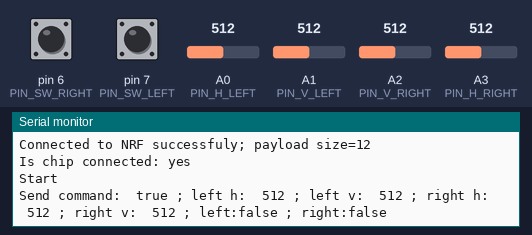
A sketch run on a simulated Arduino Uno, built with avr-gcc and run on an emulated ATmega328P. Parts: the last lines printed to the serial monitor. The test bench sets the inputs (shaded band); at power-on: A0 (PIN_H_LEFT) = 512, A1 (PIN_V_LEFT) = 512, A2 (PIN_V_RIGHT) = 512, A3 (PIN_H_RIGHT) = 512, pin 6 (PIN_SW_RIGHT) HIGH, pin 7 (PIN_SW_LEFT) HIGH. No radio packets arrive unless stated.

Above: at 1.3 s.
1.4 s: A0 (PIN_H_LEFT) set to 30
At 2.1 s:
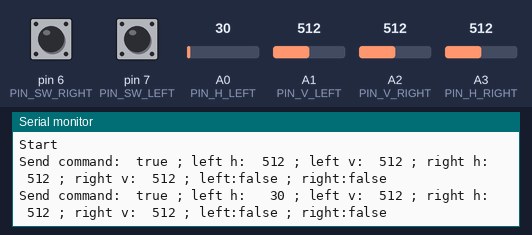
2.9 s: A1 (PIN_V_LEFT) set to 30
At 3.2 s:
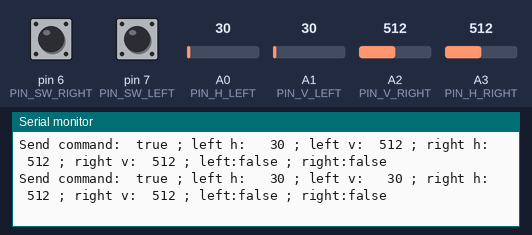
4.4 s: A2 (PIN_V_RIGHT) set to 30
At 5.6 s:
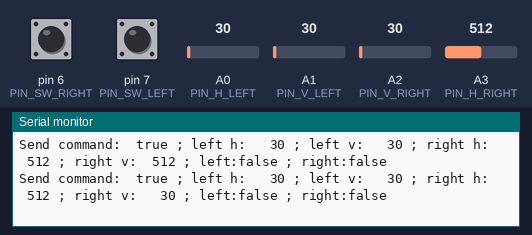
5.9 s: A3 (PIN_H_RIGHT) set to 30
At 6.7 s:
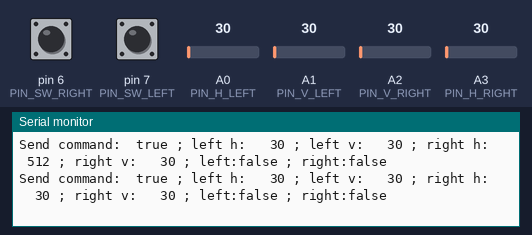
7.4 s: pin 6 (PIN_SW_RIGHT) pulled LOW for 0.15 s
At 7.53 s:
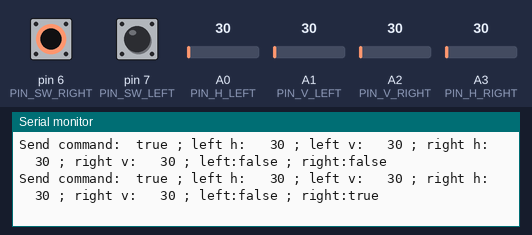
9.0 s: pin 7 (PIN_SW_LEFT) pulled LOW for 0.15 s
At 9.13 s:
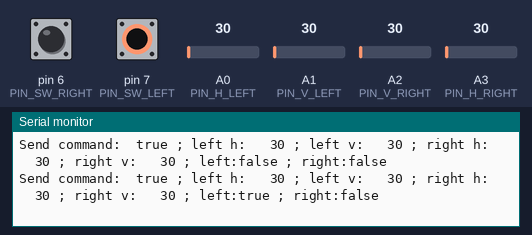

Measured:
- after the input at 1.4 s, the serial monitor: prints a new line at once (image 1)
- after the input at 2.9 s, the serial monitor: prints a new line at once (image 2)
- after the input at 4.4 s, the serial monitor: prints a new line at once (image 3)
- after the input at 5.9 s, the serial monitor: prints a new line at once (image 4)
- after the input at 7.4 s, the serial monitor: prints a new line at once (image 5)
- after the input at 9.0 s, the serial monitor: prints a new line at once (image 6)

The sketch:

Remote.ino
```cpp
#define DEBUG

#include "pins.h"
#include "utility.h"
#include "radio.h"

Radio::Command cmd;
Radio radio(Radio::RadioType::Server);

int cmd_left_h{ 0 };
int cmd_left_v{ 0 };
int cmd_right_h{ 0 };
int cmd_right_v{ 0 };
bool cmd_sw_left{ 0 };
bool cmd_sw_right{ 0 };

void setup() {
  Serial.begin(9600);
  // while (!Serial) {}

  delay(100);

  radio.setup();

  pinMode(PIN_V_LEFT, INPUT);
  pinMode(PIN_H_LEFT, INPUT);
  pinMode(PIN_V_RIGHT, INPUT);
  pinMode(PIN_H_RIGHT, INPUT);
  pinMode(PIN_SW_RIGHT, INPUT_PULLUP);
  pinMode(PIN_SW_LEFT, INPUT_PULLUP);
  Serial.println("Start");
}

void loop() {
  cmd_left_h = analogRead(PIN_H_LEFT);
  cmd_left_v = analogRead(PIN_V_LEFT);
  cmd_right_h = analogRead(PIN_H_RIGHT);
  cmd_right_v = analogRead(PIN_V_RIGHT);
  cmd_sw_left = !digitalRead(PIN_SW_LEFT);
  cmd_sw_right = !digitalRead(PIN_SW_RIGHT);

  if (cmd_left_h != cmd.left_h || cmd_left_v != cmd.left_v || cmd_right_h != cmd.right_h || cmd_right_v != cmd.right_v || cmd_sw_left != cmd.sw_left || cmd_sw_right != cmd.sw_right) {
    cmd.left_h = cmd_left_h;
    cmd.left_v = cmd_left_v;
    cmd.right_h = cmd_right_h;
    cmd.right_v = cmd_right_v;
    cmd.sw_left = cmd_sw_left;
    cmd.sw_right = cmd_sw_right;

    auto r = radio.send(&cmd);
    // if (!r)
    // Utility::print("Unable to send command");

    Utility::print("Send command:", FixedSize(r, 6),
                   " ; left h:", FixedSize(cmd.left_h, 5),
                   " ; left v:", FixedSize(cmd.left_v, 5),
                   " ; right h:", FixedSize(cmd.right_h, 5),
                   " ; right v:", FixedSize(cmd.right_v, 5),
                   " ; left:", cmd.sw_left,
                   " ; right:", cmd.sw_right);
    // delay(50);
  }
}
```

radio.h
```cpp
#include "Arduino.h"
// https://codeload.github.com/nRF24/RF24/zip/refs/heads/master

#ifndef RF_H
#define RF_H

#include <RF24.h>
#include "utility.h"

#include "pins.h"

//const uint64_t pipeIn = 0x662266;
uint8_t pipeIn[6] = "MELCAR";

class Radio {
public:
  enum class RadioType {
    Server,
    Client
  };
  struct Command {
    int left_v{};
    int left_h{};
    int right_v{};
    int right_h{};
    bool sw_left{};
    bool sw_right{};
    int checksum{};
  };
  Radio(RadioType type, int ce = PIN_CE, int csn = PIN_CSN);

  void setup();
  bool send(Command *cmd);
  bool read(Command *cmd);

private:
  RF24 radio;
  RadioType _type;
  int checksum(Command *cmd);
};


Radio::Radio(RadioType type, int ce, int csn)
  : _type(type), radio(ce, csn) {
}

void Radio::setup() {
  if (!radio.begin()) {
    Utility::fatal("Unable to connect to NRF");
  }

  radio.setDataRate(RF24_250KBPS);
  radio.setAutoAck(true);         // Ensure autoACK is enabled
  radio.setChannel(120);           // Set RF communication channel.
  radio.setPALevel(RF24_PA_MAX);  //translate to: RF24_PA_MIN=-18dBm, RF24_PA_LOW=-12dBm, RF24_PA_MED=-6dBM, and RF24_PA_HIGH=0dBm.
  radio.setRetries(10, 3);        //Set the number of retry attempts and delay between retry attempts when transmitting a payload. The radio is waiting for an acknowledgement (ACK) packet during the delay between retry attempts.Mode: 0-15,0-15
  radio.setPayloadSize(sizeof(Command));

  switch (_type) {
    case RadioType::Server:
      radio.openWritingPipe(pipeIn);  //Open a pipe for writing
      radio.stopListening();          //Start listening on the pipes opened for reading.
      break;
    case RadioType::Client:
      radio.openReadingPipe(0, pipeIn);  //Open a pipe for reading
      radio.startListening();            //Start listening on the pipes opened for reading.
      break;
  }
  Serial.print("Connected to NRF successfuly; payload size=");
  Serial.println(sizeof(Command));
  Serial.print("Is chip connected: ");
  Serial.println(radio.isChipConnected() ? "yes" : "no");
}

bool Radio::send(Command *cmd) {
  cmd->checksum = checksum(cmd);
  return radio.write(cmd, sizeof(Command));
}
bool Radio::read(Command *cmd) {
  if (radio.available()) {
    // auto n = radio.getDynamicPayloadSize();
    // if (n < 1) {
    //   // Corrupt payload has been flushed
    //     Serial.print("Invalid data: ");
    //     Serial.println(n);

    //   return false;
    // }
    radio.read(cmd, sizeof(Command));

    auto sum = checksum(cmd);
    if (cmd->checksum != sum)
      Utility::print("Check sums are not equal, radio=", cmd->checksum, "; calculated:", sum);
    return true;
  }

  // auto n = radio.getDynamicPayloadSize();

  return false;
}

int Radio::checksum(Command *cmd) {
  return (654632 + cmd->left_h + cmd->left_v + cmd->right_h + cmd->sw_right + cmd->sw_left + cmd->sw_right) % 1024;
}

class RadioServer : public Radio {
public:
  RadioServer()
    : Radio(RadioType::Server) {}
};

class RadioClient : public Radio {
public:
  RadioClient()
    : Radio(RadioType::Client) {}
};

#endif  // RF_H
```

utility.h
```cpp
#include "WString.h"
#pragma once

#include "HardwareSerial.h"
#include <math.h>

struct FixedSize {
  String data;
  int size;

  template<typename T>
  FixedSize::FixedSize(T data);

  template<typename T>
  FixedSize::FixedSize(T data, int size);

};

namespace PrinterImpl {

template<typename T>
String to_string(T data) {
  return String(data);
}

template<>
String to_string<bool>(bool data) {
  return data ? "true" : "false";
}

template<>
String to_string<FixedSize>(FixedSize data) {
  String s;
  for (auto i = data.data.length(); i < data.size; ++i)
    s += ' ';
  s += data.data;
  return s;
}


template<typename T>
void print_impl(T data, int size = -1) {
  Serial.print(data);
}


template<>
void print_impl(int data, int size = -1) {
  if (size != -1) {
    auto s = size - log10(data);
    for (auto i = 0; i < s; i++)
      Serial.print(" ");
  }
  Serial.print(data);
}

template<>
void print_impl(bool f, int size = -1) {
  Serial.print(f ? "true ---" : "false -- ");
}

}

template<typename T>
FixedSize::FixedSize(T data) {
  data = PrinterImpl::to_string(data);
}
template<typename T>
FixedSize::FixedSize(T data, int size)
  : size{ size } {
  this->data = PrinterImpl::to_string(data);
}


template<class T, class U>
struct is_same {
  static constexpr bool value = false;
};

template<class T>
struct is_same<T, T> {
  static constexpr bool value = true;
};

namespace Utility {

template<typename T>
void bound(const T& lbound, T& var, const T& ubound) {
  if (var < lbound)
    var = lbound;
  if (var > ubound)
    var = ubound;
}

template<typename T>
T map(T x, T in_min, T in_max, T out_min, T out_max) {
  return (x - in_min) * (out_max - out_min) / (in_max - in_min) + out_min;
}


template<typename First, typename... Types>
void print_impl(First f, Types... others) {

  auto s = PrinterImpl::to_string(f);

  // String s;
  // if (is_same<First, bool>::value)
  //   s = f ? "true 3" : "false 4";
  // else
  //   s = String(f);

  // PrinterImpl::print_impl(f, 10);
  Serial.print(s);
  if constexpr (sizeof...(Types))
    print_impl(others...);
  else
    Serial.println();
}

template<typename... Types>
void print_impl(bool f, Types... others) {
  Serial.print(f ? "true ** " : "false **");
  if constexpr (sizeof...(Types))
    print_impl(others...);
  else
    Serial.println();
}

template<typename... Types>
void print(const Types&... args) {
  print_impl(args...);
}


void fatal(const char* msg) {
  Serial.print("FATAL: ");
  Serial.println(msg);
  while (1) {}
}

};
```

pins.h
```cpp
#pragma once

#define PIN_CE      8
#define PIN_CSN     10

#define PIN_X_1     15
#define PIN_Y_1     14
#define PIN_X_2     17
#define PIN_Y_2     16

#define PIN_V_LEFT      15
#define PIN_H_LEFT      14
#define PIN_V_RIGHT     16
#define PIN_H_RIGHT     17
#define PIN_SW_RIGHT    6
#define PIN_SW_LEFT     7
```
